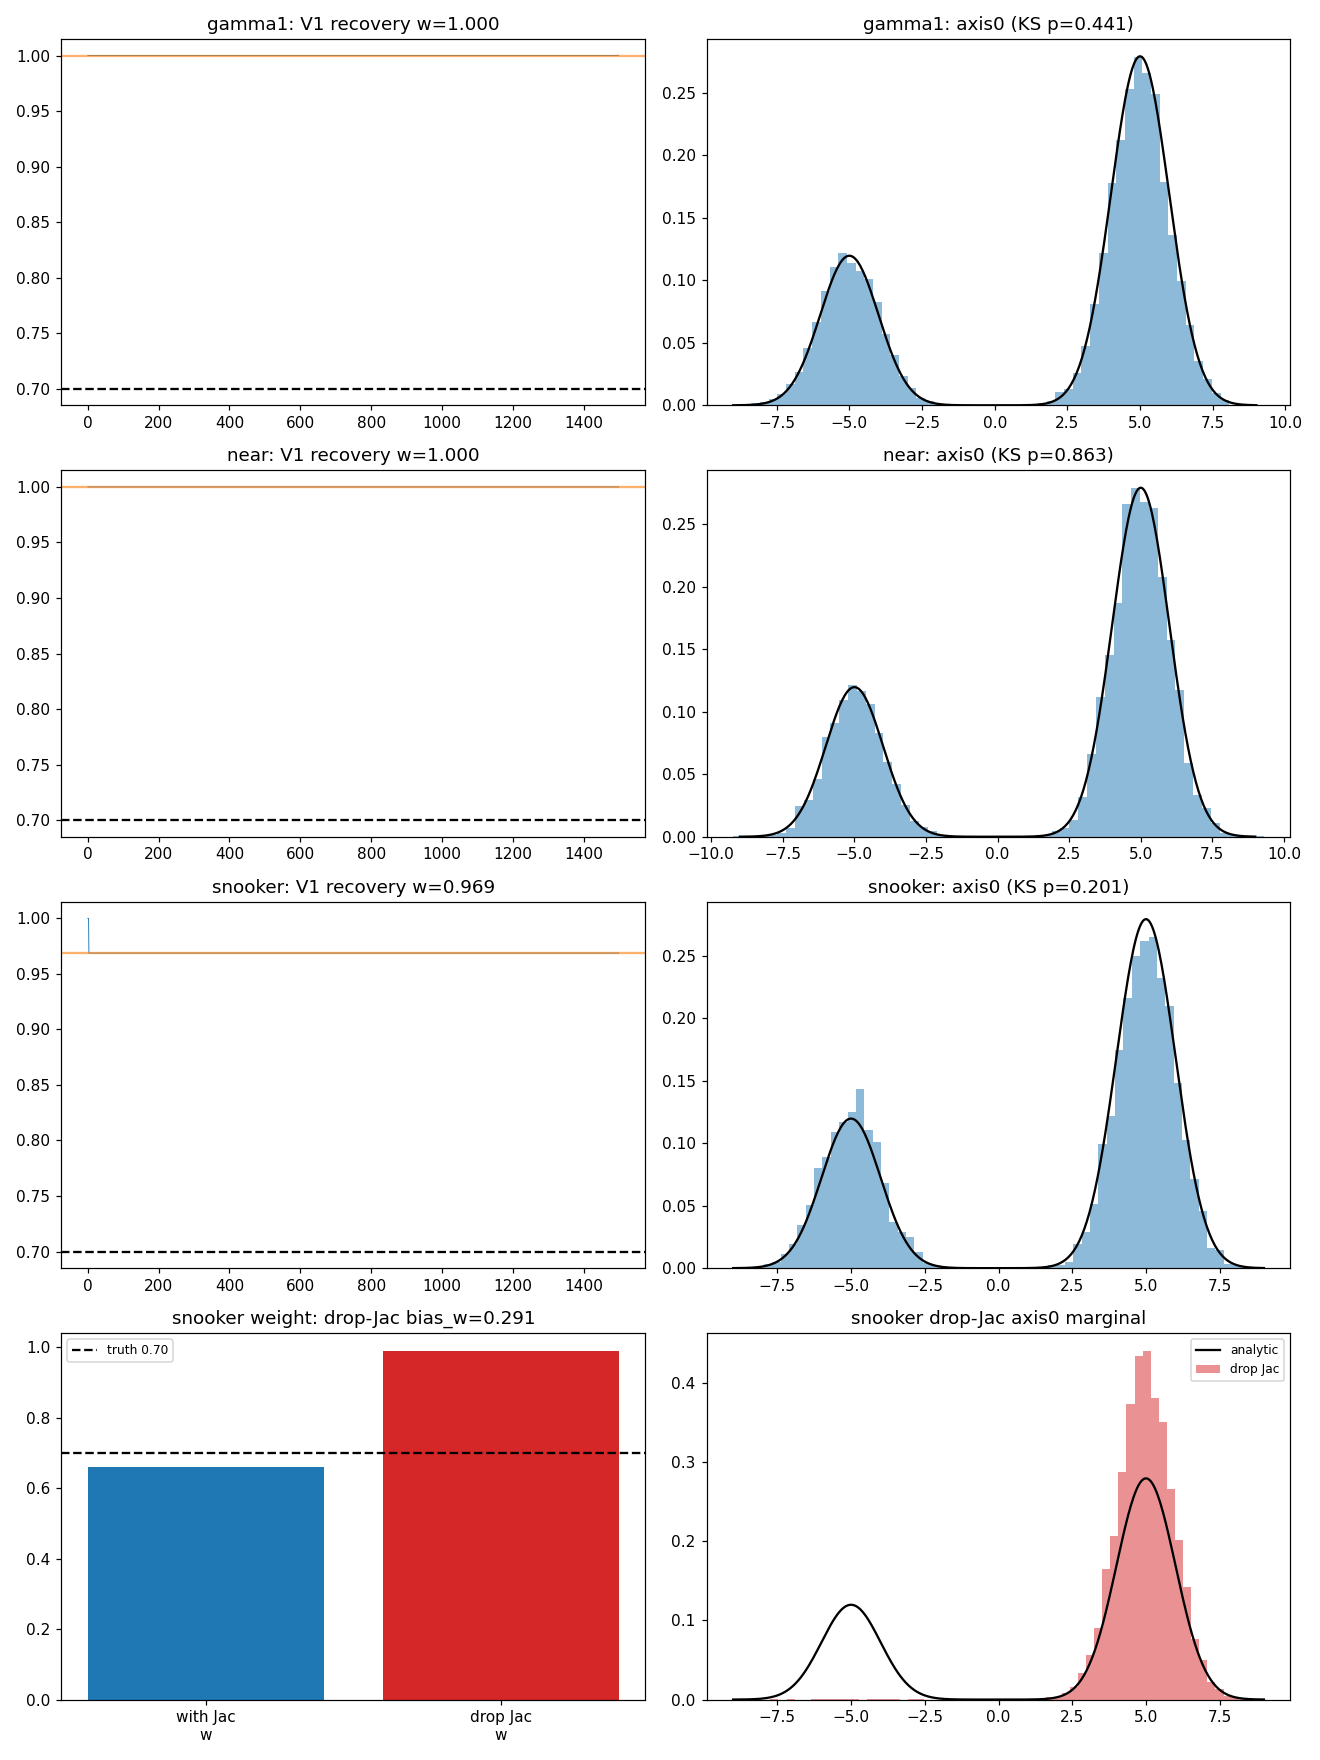

Generate this figure with Python:
"""GATE A (unbiasedness + basic mode-hopping) on the EASY analytic mixture for all
three moves, PLUS the snooker with-vs-without-Jacobian bias demonstration.

Easy target (separated, NON-curved -> chords ARE on-manifold within a mode): D=10,
modes +-5 on axis 0, weights [0.7,0.3], barrier 12.5 (vanilla MCLMC trapped).

Pre-registration: each move must (V1) recover weight 0.70 from a single-mode init
while vanilla stays >0.85; (V2) show NO drift from a truth init (|est-0.70|<3SE,
|half diff|<3SE_diff, per-mode moments within 0.10, KS axis0/axis1 p>0.05);
(V4) acceptance in (0.05,0.95), pooled min-eig>0. SNOOKER bias demo: with the
(d-1) Jacobian V2 must PASS; DROPPING it must visibly BIAS (weight and/or moments
move off truth by >>3 SE). Plots before metrics; verdicts PROPOSED/UNCERTIFIED.

Usage: validate_easy.py [Rscale]   (Rscale<1 -> quick smoke)
"""
import os, sys, time, json
import numpy as np
import jax, jax.numpy as jnp
jax.config.update("jax_enable_x64", True)
import matplotlib; matplotlib.use("Agg")
import matplotlib.pyplot as plt
from scipy import stats

HERE = os.path.dirname(os.path.abspath(__file__))
sys.path.insert(0, HERE)
sys.path.insert(0, os.path.dirname(HERE))            # parent: de_mclmc, validate_analytic
from de_teleport import make_teleport_composite
from validate_analytic import integrated_autocorr_time, block_bootstrap_se

# ----------------------------- easy analytic target --------------------------
D = 10; m = 5.0; W = np.array([0.7, 0.3]); MU = np.array([+m, -m])
_logW = jnp.log(jnp.asarray(W)); _MU = jnp.asarray(MU)
_c = -0.5 * D * jnp.log(2 * jnp.pi)

def logdensity_fn(z):
    z0 = z[0]; quad_rest = jnp.sum(z[1:] ** 2)
    c0 = _logW[0] + _c - 0.5 * ((z0 - _MU[0]) ** 2 + quad_rest)
    c1 = _logW[1] + _c - 0.5 * ((z0 - _MU[1]) ** 2 + quad_rest)
    return jax.scipy.special.logsumexp(jnp.stack([c0, c1]))

def analytic_axis0_pdf(x):
    return W[0]*stats.norm.pdf(x, MU[0], 1) + W[1]*stats.norm.pdf(x, MU[1], 1)
def analytic_axis0_samples(n, rng):
    comp = (rng.random(n) >= W[0]).astype(int); return rng.standard_normal(n) + MU[comp]
def exact_mixture_draws(n, rng):
    n_plus = int(round(W[0]*n)); comp = np.ones(n, int); comp[:n_plus] = 0
    z = rng.standard_normal((n, D)); z[:, 0] += MU[comp]; return z, comp

NCH = 32; L, STEP, K = 2.0, 0.5, 20; B0, P_JUMP = 0.05, 0.5; SEED = 20260627
RS = float(sys.argv[1]) if len(sys.argv) > 1 else 1.0
R_V1, BURN_V1 = int(1500*RS), int(500*RS); R_V2 = int(2500*RS)

def run(comp, init_pos, n_rounds, key):
    st = comp["init_states"](jnp.asarray(init_pos), jax.random.fold_in(key, 0))
    keys = jax.random.split(key, n_rounds)
    pos = np.empty((n_rounds, NCH, D)); acc = np.empty((n_rounds, NCH))
    for r in range(n_rounds):
        st, (p, ec, a) = comp["round"](st, keys[r]); pos[r] = np.asarray(p); acc[r] = np.asarray(a)
    return pos, acc

def make(move, drop_jacobian=False):
    return make_teleport_composite(logdensity_fn, D, NCH, L=L, step_size=STEP, K=K,
                                   move=move, b0=B0, p_jump=P_JUMP, eps=B0,
                                   drop_jacobian=drop_jacobian)

def gates_from_truth(comp, boot_rng, seed):
    """V2 + V4 metrics from a truth init."""
    init, _ = exact_mixture_draws(NCH, np.random.default_rng(seed))
    pos, acc = run(comp, init, R_V2, jax.random.key(seed+5))
    z0 = pos[:, :, 0]; frac = (z0 > 0).mean(1)
    w2 = float(frac.mean()); se2, _ = block_bootstrap_se(frac, rng=boot_rng)
    half = R_V2 // 2; w1, w2h = float(frac[:half].mean()), float(frac[half:].mean())
    s1, _ = block_bootstrap_se(frac[:half], rng=boot_rng); s2, _ = block_bootstrap_se(frac[half:], rng=boot_rng)
    se_diff = np.hypot(s1, s2)
    thin = pos[half::5].reshape(-1, D); plus = thin[thin[:,0]>0]; minus = thin[thin[:,0]<0]
    pmp, pmm = plus[:,0].mean(), minus[:,0].mean(); pvp, pvm = plus[:,0].var(), minus[:,0].var()
    wvar = thin[:,1].var()
    tau = integrated_autocorr_time(frac); sp = max(1, int(round(tau)))
    pool = pos[half::sp].reshape(-1, D)
    rng = np.random.default_rng(seed+6)
    ca = pool[:,0].copy(); rng.shuffle(ca); ca = ca[:4000]; aa = analytic_axis0_samples(len(ca), rng)
    ks0 = stats.ks_2samp(ca, aa)
    c1 = pool[:,1].copy(); rng.shuffle(c1); c1 = c1[:4000]; a1 = rng.standard_normal(len(c1))
    ks1 = stats.ks_2samp(c1, a1)
    de_acc = float(acc.mean()); min_eig = float(np.linalg.eigvalsh(np.cov(thin.T)).min())
    return dict(pos=pos, frac=frac, w=w2, se=se2, w1=w1, w2h=w2h, se_diff=se_diff,
                pmp=pmp, pmm=pmm, pvp=pvp, pvm=pvm, wvar=wvar,
                ks_p0=ks0.pvalue, ks_p1=ks1.pvalue, de_acc=de_acc, min_eig=min_eig)

def main():
    t0 = time.time(); boot = np.random.default_rng(SEED); summary = {}
    moves = ["gamma1", "near", "snooker"]
    fig, axes = plt.subplots(len(moves)+1, 2, figsize=(12, 4.0*(len(moves)+1)))
    for mi, move in enumerate(moves):
        comp = make(move)
        print(f"\n===== move={move} =====", flush=True)
        # V1 weight recovery from single +mode init
        init_single = np.zeros((NCH, D)); init_single[:, 0] = m
        pos1, acc1 = run(comp, init_single, R_V1, jax.random.key(SEED+1))
        frac1 = (pos1[:, :, 0] > 0).mean(1); w_rec = float(frac1[BURN_V1:].mean())
        se_rec, _ = block_bootstrap_se(frac1[BURN_V1:], rng=boot)
        # vanilla contrast (once)
        if mi == 0:
            st_v = comp["init_states"](jnp.asarray(init_single), jax.random.key(SEED+2))
            total = R_V1*K; done = 0; tail = []
            while done < total:
                nt = min(2000, total-done)
                ck = jax.random.split(jax.random.fold_in(jax.random.key(SEED+3), done), nt*NCH).reshape(nt, NCH)
                st_v, pv = comp["mclmc_only"](st_v, ck)
                if done >= total - 4000: tail.append(np.asarray(pv[:,:,0]))
                done += nt
            w_van = float((np.concatenate(tail) > 0).mean())
        print(f"  V1 weight recovery w(+)={w_rec:.4f}+/-{se_rec:.4f} (0.70); vanilla={w_van:.4f}", flush=True)
        # V2/V4 from truth
        g = gates_from_truth(comp, boot, SEED+10+mi)
        print(f"  V2 w@truth={g['w']:.4f}+/-{g['se']:.4f}  drift|{g['w2h']-g['w1']:.4f}|<{3*g['se_diff']:.4f}", flush=True)
        print(f"  V2 moments +{g['pmp']:.3f}/{g['pmm']:.3f} var {g['pvp']:.3f}/{g['pvm']:.3f} within {g['wvar']:.3f}", flush=True)
        print(f"  V2 KS axis0 p={g['ks_p0']:.3f} axis1 p={g['ks_p1']:.3f}; V4 acc={g['de_acc']:.3f} min_eig={g['min_eig']:.3f}", flush=True)
        c = dict(
            v1=abs(w_rec-0.70) < max(3*se_rec, 0.03),
            v2a=abs(g['w']-0.70) < 3*g['se'],
            v2b=abs(g['w2h']-g['w1']) < 3*g['se_diff'],
            v2c=(abs(g['pmp']-m)<0.10 and abs(g['pmm']+m)<0.10 and abs(g['pvp']-1)<0.10 and abs(g['pvm']-1)<0.10),
            v2d=g['ks_p0']>0.05, v3=(g['ks_p0']>0.05 and g['ks_p1']>0.05),
            v4=(0.05<g['de_acc']<0.95 and g['min_eig']>0))
        summary[move] = dict(w_rec=w_rec, se_rec=se_rec, w_van=w_van, **{k: g[k] for k in
            ['w','se','w1','w2h','se_diff','pmp','pmm','pvp','pvm','wvar','ks_p0','ks_p1','de_acc','min_eig']},
            checks={k: bool(v) for k, v in c.items()}, all_pass=bool(all(c.values())))
        # plots: weight trace (recovery) + axis0 marginal
        axes[mi,0].plot(frac1, lw=0.6); axes[mi,0].axhline(0.70, color='k', ls='--')
        axes[mi,0].axhline(w_rec, color='C1', alpha=.6); axes[mi,0].set_title(f"{move}: V1 recovery w={w_rec:.3f}")
        thin = g['pos'][R_V2//2::5].reshape(-1, D)
        axes[mi,1].hist(thin[:,0], bins=60, density=True, alpha=.5)
        xs = np.linspace(-9,9,400); axes[mi,1].plot(xs, analytic_axis0_pdf(xs), 'k-')
        axes[mi,1].set_title(f"{move}: axis0 (KS p={g['ks_p0']:.3f})")

    # ---- snooker bias demo: drop Jacobian ----
    print("\n===== snooker DROP-JACOBIAN bias demo =====", flush=True)
    comp_nj = make("snooker", drop_jacobian=True)
    g_nj = gates_from_truth(comp_nj, boot, SEED+99)
    g_wj = summary["snooker"]
    print(f"  with-Jac  w@truth={g_wj['w']:.4f}+/-{g_wj['se']:.4f}  moments +{g_wj['pmp']:.3f} var {g_wj['pvp']:.3f}", flush=True)
    print(f"  drop-Jac  w@truth={g_nj['w']:.4f}+/-{g_nj['se']:.4f}  moments +{g_nj['pmp']:.3f} var {g_nj['pvp']:.3f}", flush=True)
    bias_w = abs(g_nj['w']-0.70); bias_var = abs(g_nj['pvp']-1.0)
    # "visibly biased" = off truth by > 3 SE in weight OR per-mode var off by >0.10
    bias_shown = (bias_w > 3*g_nj['se']) or (bias_var > 0.10) or (abs(g_nj['pmp']-m)>0.10)
    print(f"  -> drop-Jac bias_w={bias_w:.4f} (3SE={3*g_nj['se']:.4f}) bias_var={bias_var:.4f} : "
          f"{'VISIBLE BIAS (Jacobian needed -- correct)' if bias_shown else 'no visible bias (inconclusive)'}", flush=True)
    summary["snooker_dropjac"] = dict(w=g_nj['w'], se=g_nj['se'], pmp=g_nj['pmp'], pvp=g_nj['pvp'],
                                      pvm=g_nj['pvm'], wvar=g_nj['wvar'], bias_shown=bool(bias_shown))
    # bias plot: per-mode +mode VARIANCE bar (with vs without Jac) and axis0 marginal
    axes[-1,0].bar(["with Jac\nw", "drop Jac\nw"], [g_wj['w'], g_nj['w']], color=["C0","C3"])
    axes[-1,0].axhline(0.70, color='k', ls='--', label='truth 0.70'); axes[-1,0].legend(fontsize=8)
    axes[-1,0].set_title(f"snooker weight: drop-Jac bias_w={bias_w:.3f}")
    thin_nj = g_nj['pos'][R_V2//2::5].reshape(-1, D)
    xs = np.linspace(-9,9,400)
    axes[-1,1].plot(xs, analytic_axis0_pdf(xs), 'k-', label='analytic')
    axes[-1,1].hist(thin_nj[:,0], bins=60, density=True, alpha=.5, label='drop Jac', color='C3')
    axes[-1,1].legend(fontsize=8); axes[-1,1].set_title("snooker drop-Jac axis0 marginal")
    fig.tight_layout(); fig.savefig(os.path.join(HERE, "validate_easy.png"), dpi=110); plt.close(fig)

    with open(os.path.join(HERE, "validate_easy.json"), "w") as f:
        json.dump(summary, f, indent=2, default=float)
    print(f"\n--- PROPOSED VERDICTS (UNCERTIFIED) ---")
    for move in moves:
        s = summary[move]; print(f"  {move:8s}: {'UNBIASED' if s['all_pass'] else 'FAIL'}  checks={s['checks']}")
    print(f"  snooker drop-Jac visibly biased: {summary['snooker_dropjac']['bias_shown']}")
    print(f"total {time.time()-t0:.1f}s")

def make_truth_pool(comp, seed):
    init, _ = exact_mixture_draws(NCH, np.random.default_rng(seed))
    pos, _ = run(comp, init, R_V2, jax.random.key(seed+5))
    return pos[R_V2//2::5].reshape(-1, D)

if __name__ == "__main__":
    main()
